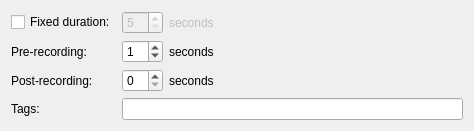
<?xml version="1.0" encoding="UTF-8"?>
<ui version="4.0">
 <class>BookmarkBusinessActionWidget</class>
 <widget class="QWidget" name="BookmarkBusinessActionWidget">
  <property name="geometry">
   <rect>
    <x>0</x>
    <y>0</y>
    <width>474</width>
    <height>116</height>
   </rect>
  </property>
  <property name="windowTitle">
   <string/>
  </property>
  <layout class="QGridLayout" name="gridLayout">
   <item row="0" column="0">
    <widget class="QCheckBox" name="fixedDurationCheckBox">
     <property name="text">
      <string>Fixed duration:</string>
     </property>
    </widget>
   </item>
   <item row="3" column="1">
    <widget class="QLineEdit" name="tagsLineEdit"/>
   </item>
   <item row="3" column="0">
    <widget class="QLabel" name="tagsLabel">
     <property name="text">
      <string>Tags:</string>
     </property>
    </widget>
   </item>
   <item row="0" column="1">
    <widget class="QWidget" name="durationWidget" native="true">
     <property name="enabled">
      <bool>false</bool>
     </property>
     <layout class="QHBoxLayout" name="horizontalLayout" stretch="0,1">
      <property name="leftMargin">
       <number>0</number>
      </property>
      <property name="topMargin">
       <number>0</number>
      </property>
      <property name="rightMargin">
       <number>0</number>
      </property>
      <property name="bottomMargin">
       <number>0</number>
      </property>
      <item>
       <widget class="QSpinBox" name="durationSpinBox">
        <property name="suffix">
         <string/>
        </property>
        <property name="minimum">
         <number>5</number>
        </property>
        <property name="maximum">
         <number>30</number>
        </property>
       </widget>
      </item>
      <item>
       <widget class="QLabel" name="durationSuffixLabel">
        <property name="text">
         <string>seconds</string>
        </property>
       </widget>
      </item>
     </layout>
    </widget>
   </item>
   <item row="1" column="1">
    <widget class="QWidget" name="recordBeforeWidget" native="true">
     <property name="enabled">
      <bool>true</bool>
     </property>
     <layout class="QHBoxLayout" name="horizontalLayout_4" stretch="0,1">
      <property name="leftMargin">
       <number>0</number>
      </property>
      <property name="topMargin">
       <number>0</number>
      </property>
      <property name="rightMargin">
       <number>0</number>
      </property>
      <property name="bottomMargin">
       <number>0</number>
      </property>
      <item>
       <widget class="QSpinBox" name="recordBeforeSpinBox">
        <property name="suffix">
         <string/>
        </property>
        <property name="minimum">
         <number>0</number>
        </property>
        <property name="maximum">
         <number>30</number>
        </property>
        <property name="value">
         <number>1</number>
        </property>
       </widget>
      </item>
      <item>
       <widget class="QLabel" name="recordBeforeSuffixLabel">
        <property name="text">
         <string>seconds</string>
        </property>
       </widget>
      </item>
     </layout>
    </widget>
   </item>
   <item row="2" column="1">
    <widget class="QWidget" name="recordAfterWidget" native="true">
     <property name="enabled">
      <bool>true</bool>
     </property>
     <layout class="QHBoxLayout" name="horizontalLayout_5" stretch="0,1">
      <property name="leftMargin">
       <number>0</number>
      </property>
      <property name="topMargin">
       <number>0</number>
      </property>
      <property name="rightMargin">
       <number>0</number>
      </property>
      <property name="bottomMargin">
       <number>0</number>
      </property>
      <item>
       <widget class="QSpinBox" name="recordAfterSpinBox">
        <property name="suffix">
         <string/>
        </property>
        <property name="minimum">
         <number>0</number>
        </property>
        <property name="maximum">
         <number>30</number>
        </property>
        <property name="value">
         <number>0</number>
        </property>
       </widget>
      </item>
      <item>
       <widget class="QLabel" name="recordAfterSuffixLabel">
        <property name="text">
         <string>seconds</string>
        </property>
       </widget>
      </item>
     </layout>
    </widget>
   </item>
   <item row="1" column="0">
    <widget class="QLabel" name="recordBeforeLabel">
     <property name="text">
      <string>Pre-recording:</string>
     </property>
    </widget>
   </item>
   <item row="2" column="0">
    <widget class="QLabel" name="recordAfterLabel">
     <property name="text">
      <string>Post-recording:</string>
     </property>
    </widget>
   </item>
  </layout>
 </widget>
 <resources/>
 <connections/>
</ui>
